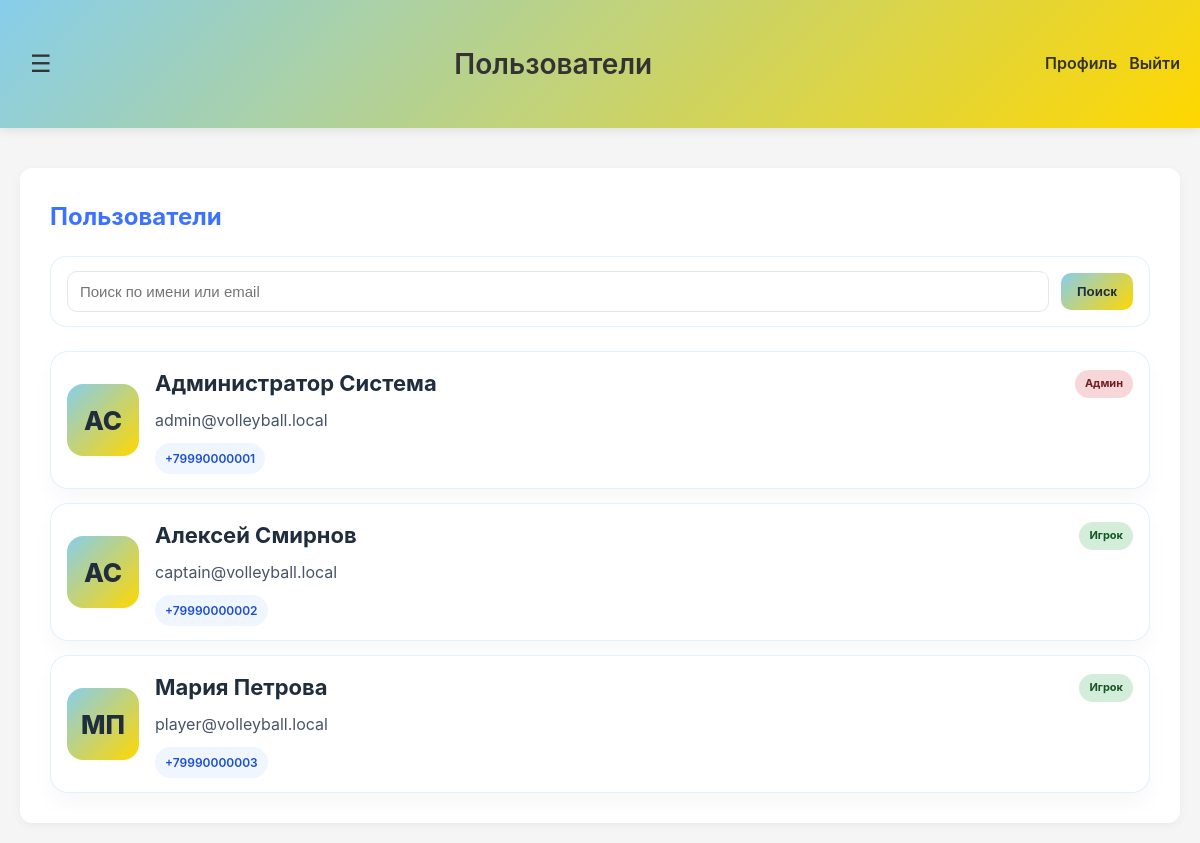
Page /admin-panel/users/ (signed in) on the committed database.
### accounts/models.py (models this page shows, shortened)
class User(AbstractUser):
    username = None
    email = models.EmailField('Email', unique=True)
    full_name = models.CharField('ФИО', max_length=255)
    phone = models.CharField('Телефон', max_length=50, blank=True)
    vk = models.CharField('VK', max_length=255, blank=True)
    telegram = models.CharField('Telegram', max_length=255, blank=True)
    max = models.CharField('Max', max_length=255, blank=True)
    height = models.PositiveSmallIntegerField('Рост', null=True, blank=True)
    photo = models.ImageField('Фото', upload_to='users/', blank=True, null=True)
    birth_date = models.DateField('Дата рождения', null=True, blank=True)
    rank = models.CharField('Разряд', max_length=100, blank=True)
    USERNAME_FIELD = 'email'
    REQUIRED_FIELDS = ['full_name']
    objects = UserManager()
    class Meta:
        verbose_name = 'Пользователь'
        verbose_name_plural = 'Пользователи'
    @property
    def initials(self):
        if not self.full_name:
            return self.email[:2].upper() if self.email else 'U'
        parts = self.full_name.strip().split()
        if len(parts) >= 2:
            return (parts[0][0] + parts[-1][0]).upper()
        return self.full_name[:2].upper()

### tournament/admin_views.py (the view)
# urls.py: path('admin-panel/users/', admin_views.admin_users_list, name='admin_users_list'),
@login_required
@user_passes_test(is_staff)
def admin_users_list(request):
    users = User.objects.order_by('full_name', 'email')
    return render(request, 'tournament/admin/users_list.html', {
        'users': users,
        'active_nav': 'users',
        'back_href': reverse('tournament:admin_dashboard'),
        'back_title': 'Панель администратора',
    })

### tournament/admin_views.py (called while the page is built)
def is_staff(user):
    return user.is_staff

### tournament/templates/tournament/admin/users_list.html (shortened to what this page needs)
{% extends 'tournament/admin/admin_base.html' %}
{% block header %}Пользователи{% endblock %}
{% block admin_content %}
<div style="display: flex; justify-content: space-between; align-items: center; margin-bottom: 20px; flex-wrap: wrap; gap: 15px;">
    <h2 style="margin: 0;">Пользователи</h2>
</div>
<form method="get" class="search-form">
    <input type="text" name="search" value="{{ search }}" placeholder="Поиск по имени или email">
    <button type="submit">Поиск</button>
</form>
{% if users %}
    <div class="users-list">
        {% for user in users %}
            <a href="{% url 'accounts:user_detail' user.id %}" class="user-row">
                <div class="user-avatar">
                    {% if user.photo %}
                        <img src="{{ user.photo.url }}" alt="{{ user.full_name|default:user.email }}">
                    {% else %}
                        <div class="user-avatar-fallback">{{ user.initials }}</div>
                    {% endif %}
                </div>
                <div class="user-info">
                    <div class="user-topline">
                        <h3>{{ user.full_name|default:'Без имени' }}</h3>
                        {% if user.is_superuser %}
                            <span class="status status-admin">Админ</span>
                        {% elif user.is_staff %}
                            <span class="status status-staff">Персонал</span>
                        {% else %}
                            <span class="status status-user">Игрок</span>
                        {% endif %}
                    </div>
                    <p>{{ user.email }}</p>
                    <div class="user-tags">
                        {% if user.phone %}<span>{{ user.phone }}</span>{% endif %}
                    </div>
                </div>
            </a>
        {% endfor %}
    </div>
{% else %}
    <div class="empty-state">Пользователи не найдены.</div>
{% endif %}
{% endblock %}

### tournament/templates/tournament/base.html (style rules this page uses)
* { margin: 0; padding: 0; box-sizing: border-box; }
body { font-family: -apple-system, BlinkMacSystemFont, 'Segoe UI', Roboto, 'Helvetica Neue', Arial, sans-serif; background: #f5f5f5; color: #333; line-height: 1.6; }
.content h2 { color: #3b72ff; margin-bottom: 20px; font-size: 24px; }
.content h3 { color: #ffb700; margin-top: 30px; margin-bottom: 15px; font-size: 20px; }

### tournament/templates/tournament/admin/users_list.html (style rules this page uses)
.search-form { display: flex; gap: 12px; align-items: center; flex-wrap: wrap; margin-bottom: 24px; background: white; border: 1px solid rgba(135, 206, 235, 0.25); border-radius: 16px; padding: 14px 16px; }
.search-form input { flex: 1; min-width: 220px; border: 1px solid #dfe7f1; border-radius: 10px; padding: 11px 12px; font-size: 15px; }
.search-form button, .search-form a { border-radius: 10px; padding: 11px 16px; font-weight: 600; text-decoration: none; }
.search-form button { border: none; background: linear-gradient(135deg, #87CEEB 0%, #FFD700 100%); color: #1f2d3d; cursor: pointer; }
.users-list { display: grid; gap: 14px; }
.user-row { display: flex; align-items: center; gap: 16px; background: white; border: 1px solid rgba(135, 206, 235, 0.25); border-radius: 18px; padding: 14px 16px; text-decoration: none; color: inherit; box-shadow: 0 12px 22px rgba(15, 23, 42, 0.03); transition: transform 0.2s ease, box-shadow 0.2s ease; }
.user-avatar { width: 72px; height: 72px; border-radius: 16px; overflow: hidden; flex-shrink: 0; background: #eef6ff; }
.user-avatar-fallback { width: 100%; height: 100%; display: flex; align-items: center; justify-content: center; font-size: 26px; font-weight: 800; color: #1f2d3d; background: linear-gradient(135deg, #87CEEB 0%, #FFD700 100%); }
.user-info { flex: 1; min-width: 0; }
.user-topline { display: flex; align-items: center; justify-content: space-between; gap: 12px; margin-bottom: 6px; }
.user-topline h3 { margin: 0; color: #1f2d3d; font-size: 22px; }
.status { display: inline-flex; align-items: center; padding: 5px 10px; border-radius: 999px; font-size: 11px; font-weight: 700; white-space: nowrap; }
.status-admin { background: #f8d7da; color: #721c24; }
.status-user { background: #d4edda; color: #155724; }
.user-info p { margin: 0 0 10px; color: #475569; word-break: break-word; }
.user-tags { display: flex; flex-wrap: wrap; gap: 8px; }
.user-tags span { display: inline-flex; background: #eff6ff; color: #1d4ed8; border-radius: 999px; font-size: 12px; font-weight: 600; padding: 6px 10px; }

### rows in the picture
User: initials "АС", full_name "Администратор Система", is_superuser "Админ", email "admin@volleyball.local", phone "+79990000001"
User: initials "АС", full_name "Алексей Смирнов", is_superuser "Игрок", email "captain@volleyball.local", phone "+79990000002"
User: initials "МП", full_name "Мария Петрова", is_superuser "Игрок", email "player@volleyball.local", phone "+79990000003"
